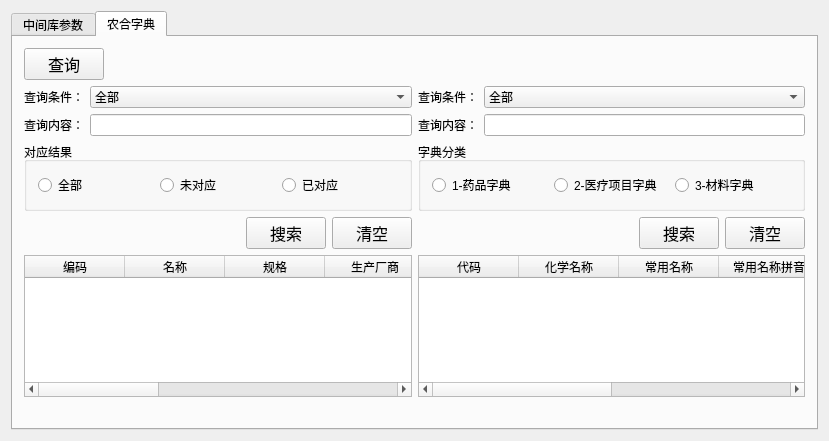
<?xml version="1.0" encoding="UTF-8"?>
<ui version="4.0">
 <class>Ruralcooperativedictionary</class>
 <widget class="QWidget" name="Ruralcooperativedictionary">
  <property name="geometry">
   <rect>
    <x>0</x>
    <y>0</y>
    <width>829</width>
    <height>441</height>
   </rect>
  </property>
  <property name="windowTitle">
   <string>Ruralcooperativedictionary</string>
  </property>
  <layout class="QVBoxLayout" name="verticalLayout_3">
   <item>
    <widget class="QTabWidget" name="tabWidget">
     <property name="currentIndex">
      <number>1</number>
     </property>
     <widget class="QWidget" name="tab">
      <attribute name="title">
       <string>中间库参数</string>
      </attribute>
      <widget class="QGroupBox" name="groupBox_7">
       <property name="geometry">
        <rect>
         <x>20</x>
         <y>20</y>
         <width>231</width>
         <height>241</height>
        </rect>
       </property>
       <property name="title">
        <string>数据库连接参数</string>
       </property>
       <widget class="QWidget" name="layoutWidget_2">
        <property name="geometry">
         <rect>
          <x>10</x>
          <y>59</y>
          <width>201</width>
          <height>22</height>
         </rect>
        </property>
        <layout class="QHBoxLayout" name="horizontalLayout_16">
         <item>
          <widget class="QLabel" name="label_8">
           <property name="text">
            <string>服务器名：</string>
           </property>
          </widget>
         </item>
         <item>
          <widget class="QLineEdit" name="lineEdit_4">
           <property name="text">
            <string>192.168.1.88</string>
           </property>
          </widget>
         </item>
        </layout>
       </widget>
       <widget class="QWidget" name="layoutWidget_3">
        <property name="geometry">
         <rect>
          <x>10</x>
          <y>96</y>
          <width>201</width>
          <height>22</height>
         </rect>
        </property>
        <layout class="QHBoxLayout" name="horizontalLayout_17">
         <item>
          <widget class="QLabel" name="label_9">
           <property name="text">
            <string>登录用户：</string>
           </property>
          </widget>
         </item>
         <item>
          <widget class="QLineEdit" name="lineEdit_5">
           <property name="text">
            <string>Sn322</string>
           </property>
          </widget>
         </item>
        </layout>
       </widget>
       <widget class="QWidget" name="layoutWidget_4">
        <property name="geometry">
         <rect>
          <x>10</x>
          <y>133</y>
          <width>201</width>
          <height>22</height>
         </rect>
        </property>
        <layout class="QHBoxLayout" name="horizontalLayout_18">
         <item>
          <widget class="QLabel" name="label_10">
           <property name="text">
            <string>登录密码：</string>
           </property>
          </widget>
         </item>
         <item>
          <widget class="QLineEdit" name="lineEdit_6">
           <property name="text">
            <string>322322</string>
           </property>
          </widget>
         </item>
        </layout>
       </widget>
       <widget class="QWidget" name="layoutWidget_5">
        <property name="geometry">
         <rect>
          <x>10</x>
          <y>170</y>
          <width>201</width>
          <height>22</height>
         </rect>
        </property>
        <layout class="QHBoxLayout" name="horizontalLayout_19">
         <item>
          <widget class="QLabel" name="label_11">
           <property name="text">
            <string>数据库：</string>
           </property>
          </widget>
         </item>
         <item>
          <widget class="QLineEdit" name="lineEdit_7">
           <property name="text">
            <string>MIS_20140218101037</string>
           </property>
          </widget>
         </item>
        </layout>
       </widget>
       <widget class="QPushButton" name="pushButton_8">
        <property name="geometry">
         <rect>
          <x>130</x>
          <y>210</y>
          <width>75</width>
          <height>23</height>
         </rect>
        </property>
        <property name="text">
         <string>确定</string>
        </property>
       </widget>
       <widget class="QWidget" name="layoutWidget">
        <property name="geometry">
         <rect>
          <x>10</x>
          <y>22</y>
          <width>201</width>
          <height>22</height>
         </rect>
        </property>
        <layout class="QHBoxLayout" name="horizontalLayout_15">
         <item>
          <widget class="QLabel" name="label_7">
           <property name="text">
            <string>系统类型：</string>
           </property>
          </widget>
         </item>
         <item>
          <widget class="QLineEdit" name="lineEdit_3">
           <property name="text">
            <string>Microsoft SQL server</string>
           </property>
          </widget>
         </item>
        </layout>
       </widget>
      </widget>
     </widget>
     <widget class="QWidget" name="tab_2">
      <attribute name="title">
       <string>农合字典</string>
      </attribute>
      <layout class="QVBoxLayout" name="verticalLayout_4">
       <item>
        <layout class="QHBoxLayout" name="horizontalLayout_6">
         <item>
          <widget class="QPushButton" name="queryButton">
           <property name="font">
            <font>
             <family>Agency FB</family>
             <pointsize>12</pointsize>
            </font>
           </property>
           <property name="text">
            <string>查询</string>
           </property>
          </widget>
         </item>
         <item>
          <spacer name="horizontalSpacer_2">
           <property name="orientation">
            <enum>Qt::Horizontal</enum>
           </property>
           <property name="sizeHint" stdset="0">
            <size>
             <width>40</width>
             <height>20</height>
            </size>
           </property>
          </spacer>
         </item>
        </layout>
       </item>
       <item>
        <layout class="QHBoxLayout" name="horizontalLayout_9">
         <item>
          <layout class="QVBoxLayout" name="verticalLayout">
           <item>
            <layout class="QHBoxLayout" name="horizontalLayout_2">
             <item>
              <widget class="QLabel" name="label">
               <property name="text">
                <string>查询条件：</string>
               </property>
              </widget>
             </item>
             <item>
              <widget class="QComboBox" name="comboBox">
               <property name="sizePolicy">
                <sizepolicy hsizetype="Expanding" vsizetype="Fixed">
                 <horstretch>0</horstretch>
                 <verstretch>0</verstretch>
                </sizepolicy>
               </property>
               <item>
                <property name="text">
                 <string>全部</string>
                </property>
               </item>
               <item>
                <property name="text">
                 <string>药品名称</string>
                </property>
               </item>
              </widget>
             </item>
            </layout>
           </item>
           <item>
            <layout class="QHBoxLayout" name="horizontalLayout_3">
             <item>
              <widget class="QLabel" name="label_2">
               <property name="text">
                <string>查询内容：</string>
               </property>
              </widget>
             </item>
             <item>
              <widget class="QLineEdit" name="lineEdit"/>
             </item>
            </layout>
           </item>
           <item>
            <widget class="QGroupBox" name="groupBox">
             <property name="title">
              <string>对应结果</string>
             </property>
             <layout class="QHBoxLayout" name="horizontalLayout_5">
              <item>
               <widget class="QRadioButton" name="radioButton">
                <property name="text">
                 <string>全部</string>
                </property>
               </widget>
              </item>
              <item>
               <widget class="QRadioButton" name="radioButton_3">
                <property name="text">
                 <string>未对应</string>
                </property>
               </widget>
              </item>
              <item>
               <widget class="QRadioButton" name="radioButton_2">
                <property name="text">
                 <string>已对应</string>
                </property>
               </widget>
              </item>
             </layout>
            </widget>
           </item>
           <item>
            <layout class="QHBoxLayout" name="horizontalLayout_4">
             <item>
              <spacer name="horizontalSpacer">
               <property name="orientation">
                <enum>Qt::Horizontal</enum>
               </property>
               <property name="sizeHint" stdset="0">
                <size>
                 <width>40</width>
                 <height>20</height>
                </size>
               </property>
              </spacer>
             </item>
             <item>
              <widget class="QPushButton" name="browseButton">
               <property name="sizePolicy">
                <sizepolicy hsizetype="Minimum" vsizetype="Fixed">
                 <horstretch>0</horstretch>
                 <verstretch>0</verstretch>
                </sizepolicy>
               </property>
               <property name="font">
                <font>
                 <family>Agency FB</family>
                 <pointsize>12</pointsize>
                </font>
               </property>
               <property name="text">
                <string>搜索</string>
               </property>
              </widget>
             </item>
             <item>
              <widget class="QPushButton" name="clearButton">
               <property name="sizePolicy">
                <sizepolicy hsizetype="Minimum" vsizetype="Fixed">
                 <horstretch>0</horstretch>
                 <verstretch>0</verstretch>
                </sizepolicy>
               </property>
               <property name="font">
                <font>
                 <family>Agency FB</family>
                 <pointsize>12</pointsize>
                </font>
               </property>
               <property name="text">
                <string>清空</string>
               </property>
              </widget>
             </item>
            </layout>
           </item>
           <item>
            <widget class="QTableWidget" name="tableWidget">
             <column>
              <property name="text">
               <string>编码</string>
              </property>
             </column>
             <column>
              <property name="text">
               <string>名称</string>
              </property>
             </column>
             <column>
              <property name="text">
               <string>规格</string>
              </property>
             </column>
             <column>
              <property name="text">
               <string>生产厂商</string>
              </property>
             </column>
             <column>
              <property name="text">
               <string>单位</string>
              </property>
             </column>
             <column>
              <property name="text">
               <string>转换倍率</string>
              </property>
             </column>
             <column>
              <property name="text">
               <string>最小单位</string>
              </property>
             </column>
             <column>
              <property name="text">
               <string>医疗项目分类</string>
              </property>
             </column>
             <column>
              <property name="text">
               <string>农合编码</string>
              </property>
             </column>
            </widget>
           </item>
          </layout>
         </item>
         <item>
          <layout class="QVBoxLayout" name="verticalLayout_2">
           <item>
            <layout class="QHBoxLayout" name="horizontalLayout_7">
             <item>
              <widget class="QLabel" name="label_3">
               <property name="text">
                <string>查询条件：</string>
               </property>
              </widget>
             </item>
             <item>
              <widget class="QComboBox" name="comboBox_2">
               <property name="sizePolicy">
                <sizepolicy hsizetype="Expanding" vsizetype="Fixed">
                 <horstretch>0</horstretch>
                 <verstretch>0</verstretch>
                </sizepolicy>
               </property>
               <item>
                <property name="text">
                 <string>全部</string>
                </property>
               </item>
               <item>
                <property name="text">
                 <string>药品名称</string>
                </property>
               </item>
              </widget>
             </item>
            </layout>
           </item>
           <item>
            <layout class="QHBoxLayout" name="horizontalLayout_8">
             <item>
              <widget class="QLabel" name="label_4">
               <property name="text">
                <string>查询内容：</string>
               </property>
              </widget>
             </item>
             <item>
              <widget class="QLineEdit" name="lineEdit_2"/>
             </item>
            </layout>
           </item>
           <item>
            <widget class="QGroupBox" name="groupBox_5">
             <property name="title">
              <string>字典分类</string>
             </property>
             <layout class="QHBoxLayout" name="horizontalLayout_10">
              <item>
               <widget class="QRadioButton" name="radioButton_14">
                <property name="text">
                 <string>1-药品字典</string>
                </property>
               </widget>
              </item>
              <item>
               <widget class="QRadioButton" name="radioButton_15">
                <property name="text">
                 <string>2-医疗项目字典</string>
                </property>
               </widget>
              </item>
              <item>
               <widget class="QRadioButton" name="radioButton_16">
                <property name="text">
                 <string>3-材料字典</string>
                </property>
               </widget>
              </item>
             </layout>
            </widget>
           </item>
           <item>
            <layout class="QHBoxLayout" name="horizontalLayout">
             <item>
              <spacer name="horizontalSpacer_3">
               <property name="orientation">
                <enum>Qt::Horizontal</enum>
               </property>
               <property name="sizeHint" stdset="0">
                <size>
                 <width>40</width>
                 <height>20</height>
                </size>
               </property>
              </spacer>
             </item>
             <item>
              <widget class="QPushButton" name="browseButton_2">
               <property name="sizePolicy">
                <sizepolicy hsizetype="Minimum" vsizetype="Fixed">
                 <horstretch>0</horstretch>
                 <verstretch>0</verstretch>
                </sizepolicy>
               </property>
               <property name="font">
                <font>
                 <family>Agency FB</family>
                 <pointsize>12</pointsize>
                </font>
               </property>
               <property name="text">
                <string>搜索</string>
               </property>
              </widget>
             </item>
             <item>
              <widget class="QPushButton" name="clearButton_2">
               <property name="sizePolicy">
                <sizepolicy hsizetype="Minimum" vsizetype="Fixed">
                 <horstretch>0</horstretch>
                 <verstretch>0</verstretch>
                </sizepolicy>
               </property>
               <property name="font">
                <font>
                 <family>Agency FB</family>
                 <pointsize>12</pointsize>
                </font>
               </property>
               <property name="text">
                <string>清空</string>
               </property>
              </widget>
             </item>
            </layout>
           </item>
           <item>
            <widget class="QTableWidget" name="tableWidget_2">
             <column>
              <property name="text">
               <string>代码</string>
              </property>
             </column>
             <column>
              <property name="text">
               <string>化学名称</string>
              </property>
             </column>
             <column>
              <property name="text">
               <string>常用名称</string>
              </property>
             </column>
             <column>
              <property name="text">
               <string>常用名称拼音</string>
              </property>
             </column>
             <column>
              <property name="text">
               <string>剂型名称</string>
              </property>
             </column>
             <column>
              <property name="text">
               <string>药品属性</string>
              </property>
             </column>
            </widget>
           </item>
          </layout>
         </item>
        </layout>
       </item>
       <item>
        <widget class="QLabel" name="label_6">
         <property name="text">
          <string/>
         </property>
        </widget>
       </item>
      </layout>
     </widget>
    </widget>
   </item>
  </layout>
 </widget>
 <layoutdefault spacing="6" margin="11"/>
 <resources/>
 <connections/>
</ui>
